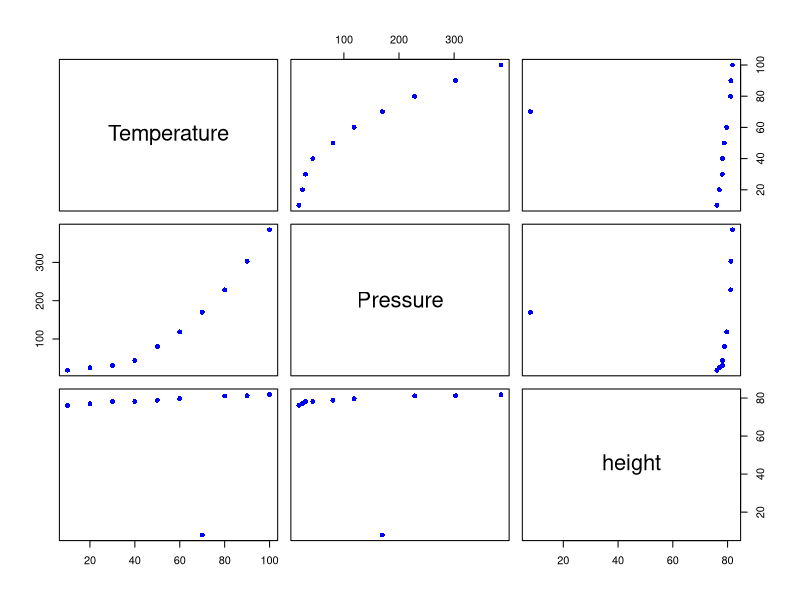
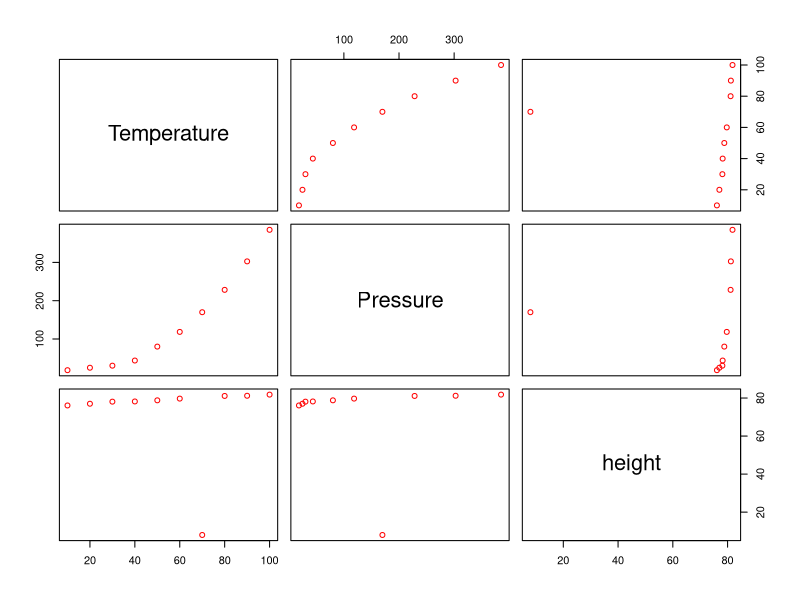

Write R code to recreate these figures, in order.
library(readxl)
ageandheight <- read_excel("ageandheight.xls", sheet = "Hoja2") #Upload the data
lmHeight = lm(height~age, data = ageandheight) #Create the linear regression
summary(lmHeight) 

lmHeight2 = lm(height~age + no_siblings, data = ageandheight) #Create a linear regression with two variables
summary(lmHeight2)
pressure <- read_excel("pressure.xlsx") #Upload the data

lmTemp = lm(Pressure~Temperature, data = pressure) #Create the linear regression
plot(pressure, pch = 16, col = "blue") #Plot the results
abline(lmTemp) #Add a regression line

lmph = lm(Pressure~height, data = pressure)
plot(pressure, col = "red")
abline(lmph)
